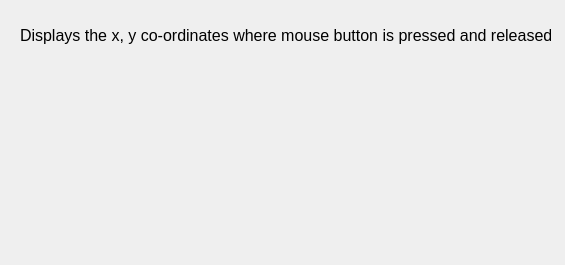
<?xml version="1.0" encoding="UTF-8"?>
<ui version="4.0">
 <class>Dialog</class>
 <widget class="QDialog" name="Dialog">
  <property name="geometry">
   <rect>
    <x>0</x>
    <y>0</y>
    <width>565</width>
    <height>265</height>
   </rect>
  </property>
  <property name="windowTitle">
   <string>Dialog</string>
  </property>
  <widget class="QLabel" name="labelPress">
   <property name="geometry">
    <rect>
     <x>20</x>
     <y>60</y>
     <width>521</width>
     <height>20</height>
    </rect>
   </property>
   <property name="font">
    <font>
     <pointsize>12</pointsize>
    </font>
   </property>
   <property name="text">
    <string/>
   </property>
  </widget>
  <widget class="QLabel" name="labelRelease">
   <property name="geometry">
    <rect>
     <x>20</x>
     <y>100</y>
     <width>521</width>
     <height>20</height>
    </rect>
   </property>
   <property name="font">
    <font>
     <pointsize>12</pointsize>
    </font>
   </property>
   <property name="text">
    <string/>
   </property>
  </widget>
  <widget class="QLabel" name="label">
   <property name="geometry">
    <rect>
     <x>20</x>
     <y>10</y>
     <width>531</width>
     <height>51</height>
    </rect>
   </property>
   <property name="font">
    <font>
     <pointsize>12</pointsize>
    </font>
   </property>
   <property name="text">
    <string>Displays the x, y co-ordinates where mouse button is pressed and released</string>
   </property>
  </widget>
 </widget>
 <resources/>
 <connections/>
</ui>
